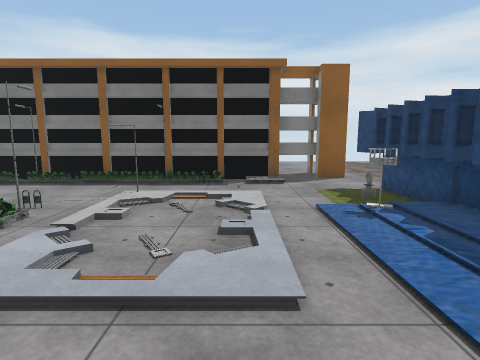
view 1 (above)

20 first-person views from a walk through a Unity game level. The camera is 1.4 m above the floor, tilts 8° down and sees 80° across. The floor is counted in squares, 1 m on a side. Each view is taken from the middle of a square. On the plan, view 1 faces up. The plan holds only what a view shows up to about 14 squares ahead; the rest is blank. The place goes on beyond the plan. The player is left out. Some surface patterns are stand-ins.

view 2
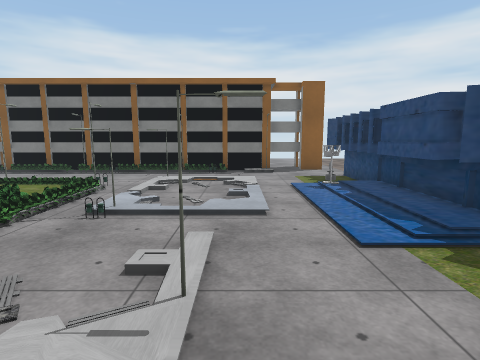

view 3
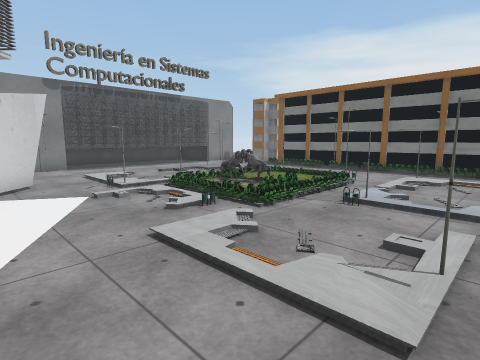

view 4
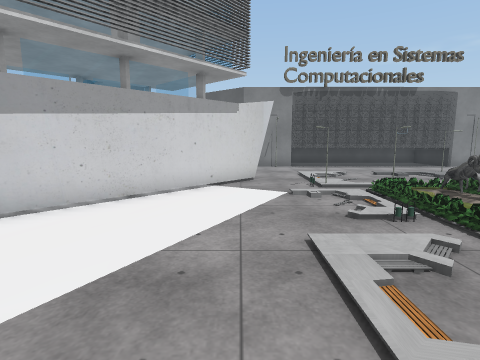

view 5
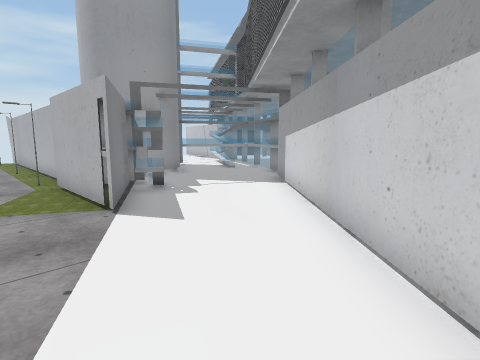

view 6
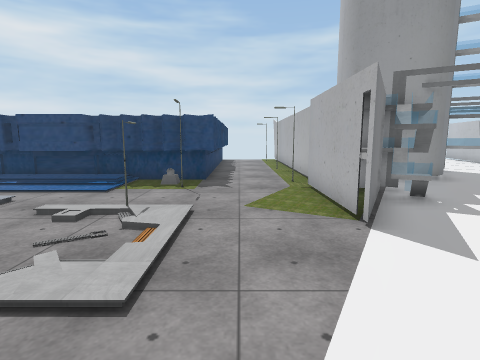

view 7
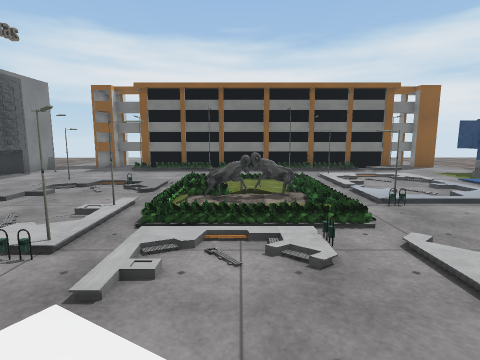

view 8
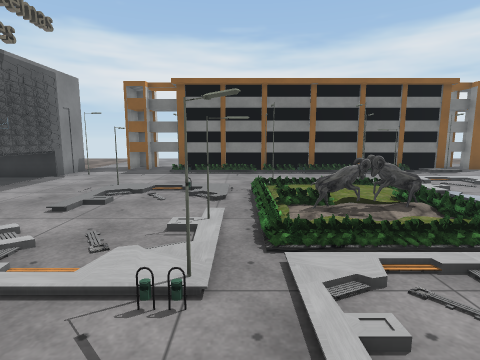

view 9
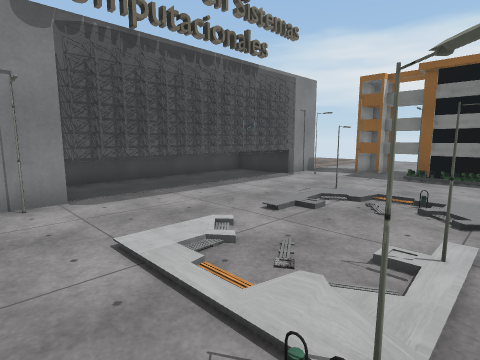

view 10
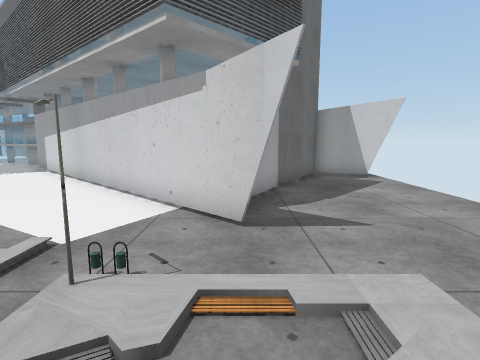

view 11
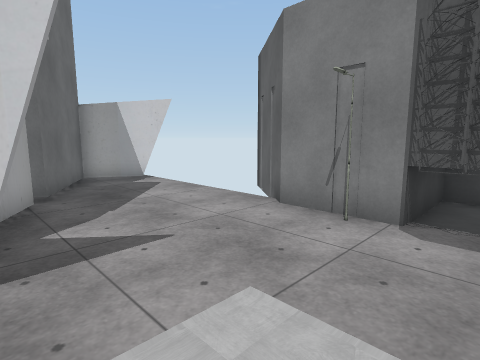

view 12
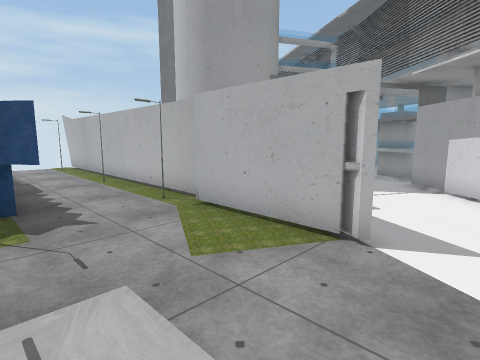

view 13
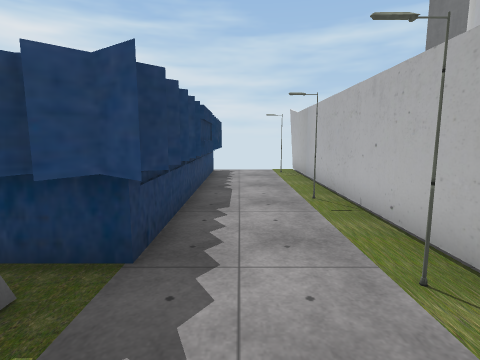

view 14
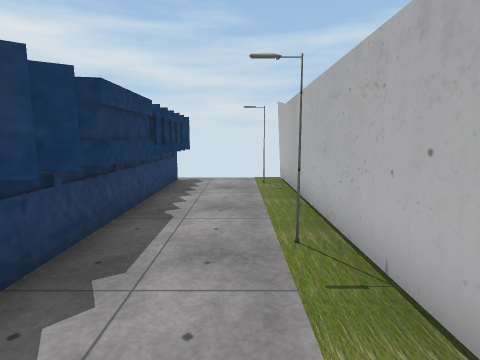

view 15
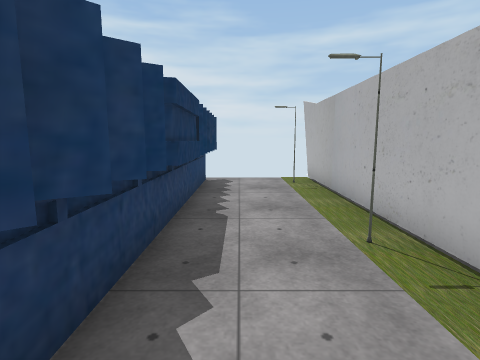

view 16
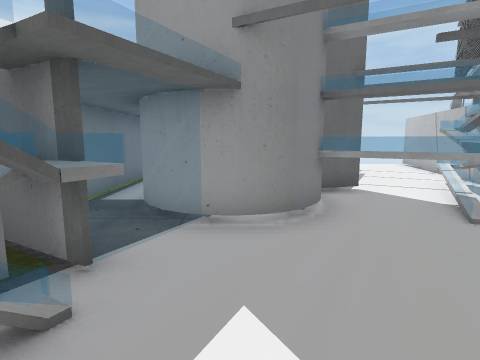

view 17
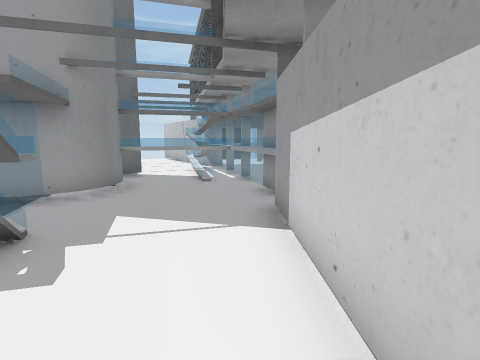

view 18
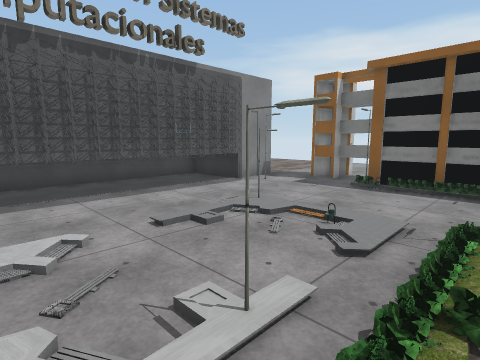

view 19
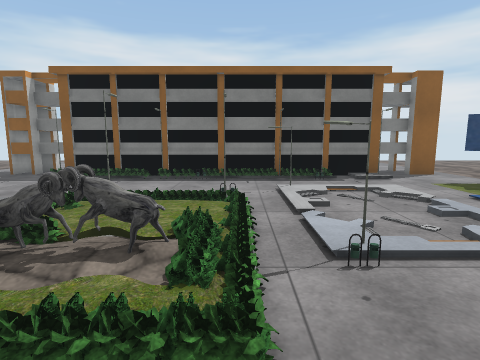

view 20
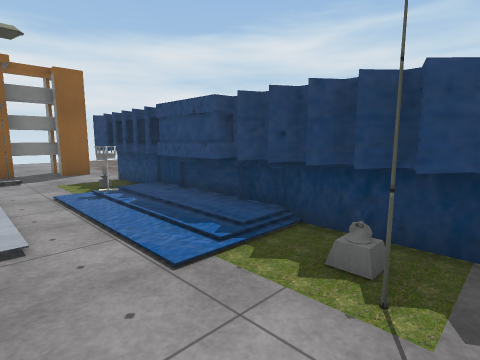

### Floor plan
Key: @ floor where view 1 was taken; # wall or solid block; . main floor; : floor 0.25 m higher than the main floor; / step, stairs or slope; = window, fence, low wall or low ledge; T thing the floor can be seen under or through; O other object.
Columns run from 17 left of view 1 to 15 right of it. Each row starts with its distance up from view 1.
 14                    ..
 13                    .. ...
 12   ..##              # ...
 11   ..####           ###..
 10   #...O###O###O###O....
  9  ##O../////////////...
  8 ##O..................#
  7   O...........O.....O#
  6   O.......O .O......##
  5   O..O....  //......##
  4   O.......:::/......:#
  3   O.......::::......:#
  2   O.....O.===:O.....:#
  1   O.......   :......:#
  0 ##O......O.//....@...#
 -1   O...../........O.O:#
 -2   #..................############
 -3  ##....##.......................
 -4  #.....###......................
 -5  #.....####.....#####O..#O....O.
 -6   ....##  ##.....################
 -7   ...##    ##....###.##
 -8   ...#      ##....=#=#
 -9   ####       ##......#
-10               ##.....TT
-11                ##....=T #
-12                 #==..=..#
-13                 ###==##..
-14                  #######

Where each view was taken, in squares from view 1:
view 1: 0 up, 0 right, facing up
view 2: 3 down, 0 right, facing up
view 3: 4 down, 0 right, facing up-left
view 4: 3 down, 0 right, facing left
view 5: 3 down, 7 left, facing down-right
view 6: 3 down, 6 left, facing right
view 7: 4 down, 6 left, facing up
view 8: 3 down, 8 left, facing up
view 9: 2 down, 8 left, facing up-left
view 10: 2 up, 10 left, facing down
view 11: 1 up, 10 left, facing down-left
view 12: 1 down, 3 left, facing down-right
view 13: 3 down, 1 right, facing right
view 14: 4 down, 4 right, facing right
view 15: 3 down, 4 right, facing right
view 16: 9 down, 1 left, facing right
view 17: 7 down, 4 left, facing down-right
view 18: 0 up, 7 left, facing up-left
view 19: 1 down, 4 left, facing up
view 20: 2 down, 0 right, facing up-right
